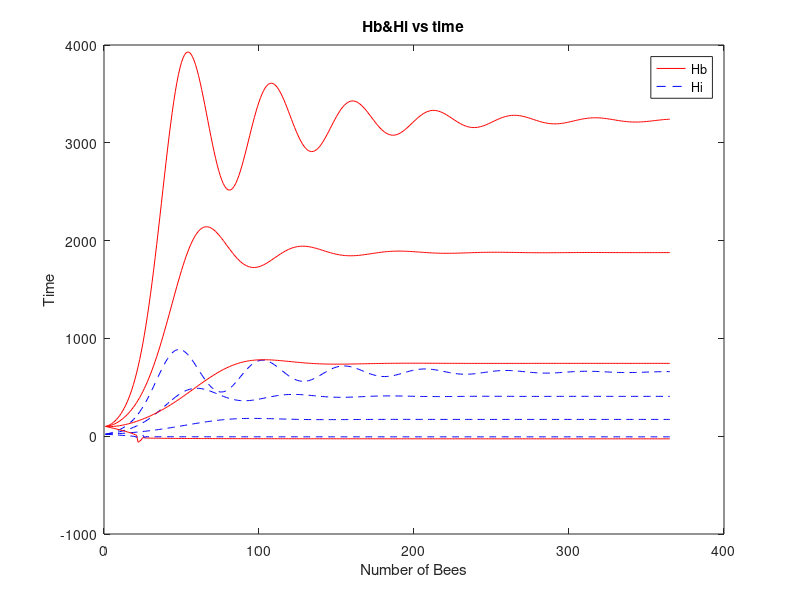
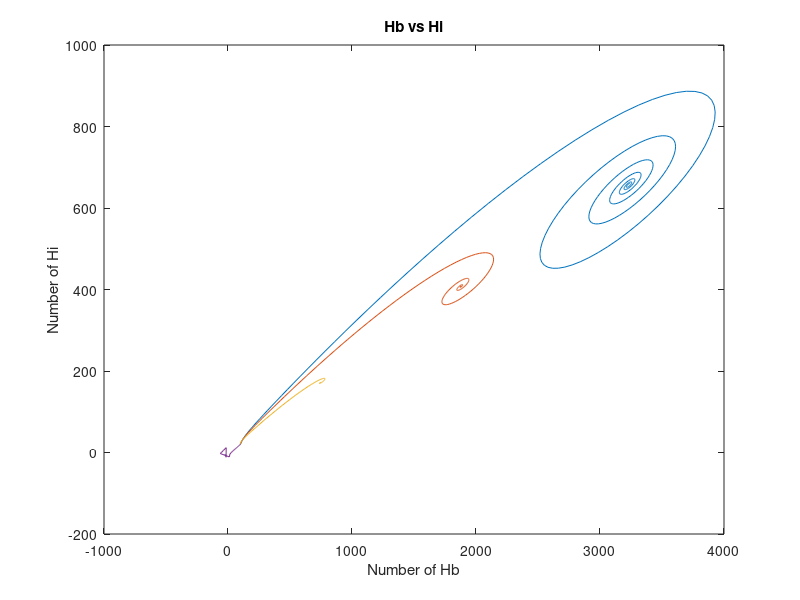

Here is the MATLAB script that generated these plots, in order:
clc;                                               % Clears the screen
clear all;

t=1; t_end=365;%How long the day is

L=1500;
w=10000;
Sigma=0.75;
m=0.24;

for Alpha=0.24:0.02:0.30 %here are how the Alpha change, cannot be 3.5 or bigger
Hb = zeros(t_end,1);
Hi = zeros(t_end,1);

Hb(1) = 100;% How many Hb and Hi in the day 1
Hi(1) = 20;
x=[Hb;Hi];

f1=@(x,y) L.*(x)/(w+x)-Alpha.*x+Sigma.*x.*(y./(x+y));
f2=@(x,y) Alpha.*x-Sigma.*x.*(y./(x-y))-m.*y;  
F_xy = @(x,y)[f1(x,y);f2(x,y)];                    

for i=1:(t_end-1)                           % calculation loop
    k_1 = F_xy(Hb(i),Hi(i)); 
    
    k_2 = F_xy(Hb(i)+0.5*t,Hi(i)+0.5*t*k_1);
    k_3 = F_xy((Hb(i)+0.5*t),(Hi(i)+0.5*t*k_2));
    k_4 = F_xy((Hb(i)+t),(Hi(i)+k_3*t));
    
    Hb(i+1) = Hb(i) + (1/6)*(k_1(1)+2*k_2(1)+2*k_3(1)+k_4(1))*t;
    Hi(i+1) = Hi(i) + (1/6)*(k_1(2)+2*k_2(2)+2*k_3(2)+k_4(2))*t;  
end

time=1:1:t_end;%figures are in here
figure(1);%Hb and Hi vs time
plot(time,Hb,'r-');
hold on;
plot(time,Hi,'b--');
title('Hb&Hi vs time');
xlabel('Number of Bees');
ylabel('Time');
legend('Hb','Hi');

figure(2);%Hb vs Hi
plot(Hb,Hi);
title('Hb vs Hi');
xlabel('Number of Hb');
ylabel('Number of Hi');
hold on;

fprintf('point is %8.4e %8.4e and the rate is %8.4e\n',Hb(t_end),Hi(t_end),Hb(t_end)/Hi(t_end) );
end